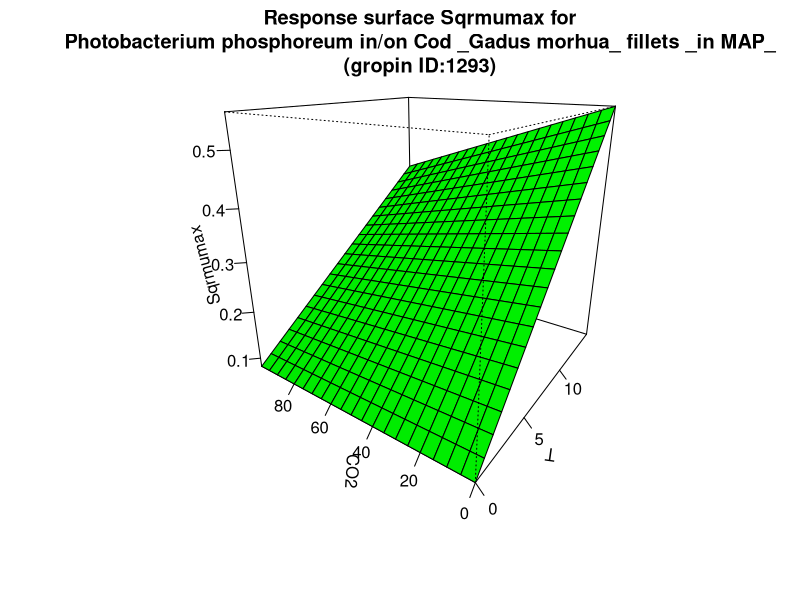

The R script that drew this image:
#############################
# start of Parameter script
#############################
T <- seq(0,14.985014985015,length.out=21)
CO2 <- seq(0,99.9000999000999,length.out=21)
#############################
# end of Parameter script
#############################
############################# 
# start of Model script Gropin ID 1293 
#############################
 
# constant coefficients for this model
 
variables <- data.frame(T,CO2)
argumentsPar <- expand.grid(variables)
 
# heart of the model
response_surface <- function(T,CO2) {
   mumax <-0.082+0.032*T-3.6*(10^-4)-1.1*(10^-4)*T*CO2

return(mumax=mumax)
} 

# output parameters
responseSurface <- cbind(argumentsPar,response_surface(argumentsPar['T'],argumentsPar['CO2']))
colnames(responseSurface) <- c(colnames(argumentsPar),'Sqrmumax')
#############################
# End of Model script
#############################
############################# 
# start of Visualisation script Gropin ID 1293 
#############################
persp(T,CO2,matrix(unlist(responseSurface$'Sqrmumax'),nrow=21),col = 'green',xlab='T',ylab='CO2',zlab='Sqrmumax',main='Response surface Sqrmumax for
Photobacterium phosphoreum in/on Cod _Gadus morhua_ fillets _in MAP_
(gropin ID:1293)',theta=305,phi=20,shade=0.25,ticktype = 'detailed')
#############################
# End of Visualisation script
#############################
